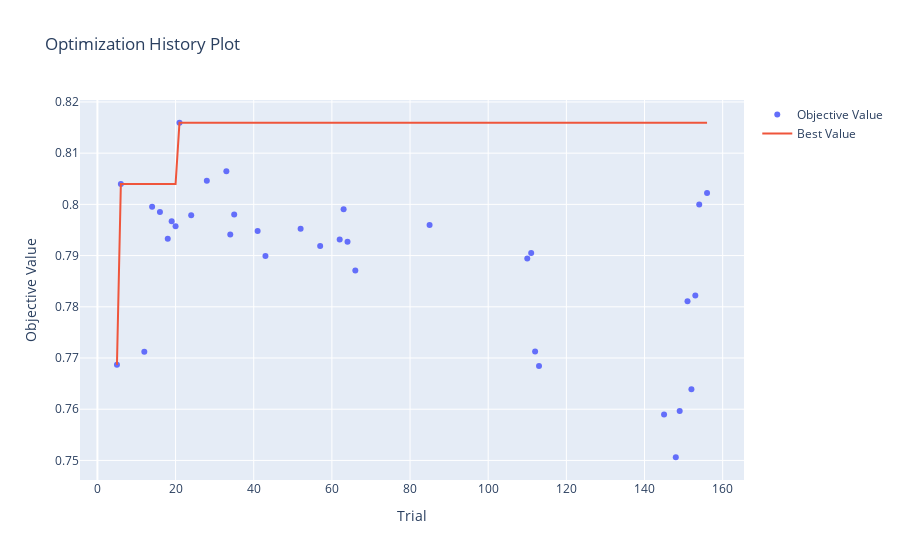

Notebook cell for this chart:
### Code cell
import optuna
import os 

import optuna.visualization as visualize
#import optuna.visualization.matplotlib as visualize
#refer to https://optuna.readthedocs.io/en/stable/tutorial/10_key_features/005_visualization.html#sphx-glr-tutorial-10-key-features-005-visualization-py 
#for how to plot stuff 


study = optuna.create_study()

#MUST be absolute path!
###100
#db_dir = "/direct/sdcc+u/dyhan316/VAE_ADHD/junbeom_finetuning/finetune_test/optuna_db/ADNI_ALZ_ADCN-freeze-cls-UKByAa64a-train_100-batch_32.db"
#db_dir = "./finetune_test/optuna_db/ADNI_ALZ_ADCN-freeze-cls-None-train_100-batch_32.db"

#db_dir = "/direct/sdcc+u/dyhan316/VAE_ADHD/junbeom_finetuning/finetune_test_same_seed/optuna_db/ADNI_ALZ_ADCN-freeze-cls-UKByAa64a-train_100-batch_32.db"

###20
#db_dir = "/direct/sdcc+u/dyhan316/VAE_ADHD/junbeom_finetuning/finetune_test/optuna_db/ADNI_ALZ_ADCN-freeze-cls-UKByAa64a-train_20-batch_32.db"
#db_dir = "/direct/sdcc+u/dyhan316/VAE_ADHD/junbeom_finetuning/finetune_test/optuna_db/ADNI_ALZ_ADCN-freeze-cls-None-train_20-batch_32.db"


#db_dir = "/direct/sdcc+u/dyhan316/VAE_ADHD/junbeom_finetuning/finetune_test/optuna_db/test-tune_all-cls-y-Aware_Contrastive_MRI_epoch_99-train_20.db"
#db_dir = "/direct/sdcc+u/dyhan316/VAE_ADHD/junbeom_finetuning/finetune_test/optuna_db/test-freeze-cls-None-train_20.db"


#db_dir = "./finetune_ABCD_fix_3_early_loss/optuna_db/ABCD_sex-tune_all-cls-UKByAa64a-train_80-batch_64.db"
#db_dir = "./finetune_ABCD_fix_3_early_loss/optuna_db/ABCD_sex-tune_all-cls-UKBsim64a-train_80-batch_64.db"


#full epoch
#db_dir = "/scratch/connectome/dyhan316/VAE_ADHD/junbeom_finetuning/finetune_ABCD_fix_3_full_epoch/optuna_db/ABCD_sex-tune_all-cls-UKByAa64a-train_80-batch_64.db"
#db_dir = "/scratch/connectome/dyhan316/VAE_ADHD/junbeom_finetuning/finetune_ABCD_fix_3_full_epoch/optuna_db/ADNI_ALZ_ADCN-tune_all-cls-UKByAa64a-train_80-batch_64.db"
#db_dir = "/scratch/connectome/dyhan316/VAE_ADHD/junbeom_finetuning/finetune_ABCD_fix_3_full_epoch/optuna_db/ADNI_ALZ_ADCN-tune_all-cls-None-train_80-batch_64.db"
#db_dir = "/scratch/connectome/dyhan316/VAE_ADHD/junbeom_finetuning/finetune_ABCD_fix_3_full_epoch/optuna_db/ADNI_ALZ_ADCN-tune_all-cls-UKByAg64c-train_80-batch_64.db"


#full epoch with better pruning (not full pruning), batchsize 32
#db_dir = "/scratch/connectome/dyhan316/VAE_ADHD/junbeom_finetuning/finetune_ABCD_fix_3_full_epoch/optuna_db/ABCD_sex-tune_all-cls-UKByAa64a-train_80-batch_32.db"

#db_dir = "/scratch/connectome/dyhan316/VAE_ADHD/junbeom_finetuning/finetune_trash/optuna_db/test-tune_all-cls-y-Aware_Contrastive_MRI_epoch_99-train_50-batch_8.db"


###########
###iterative strat with ABCD
#80 (differing lr schedulers
#db_dir = "/scratch/connectome/dyhan316/VAE_ADHD/junbeom_finetuning/finetune_RESULTS/test_lr_scheduler/custom_5/optuna_db/ABCD_sex-tune_all-cls-UKByAa64a-train_80-batch_32.db"
#db_dir = "/scratch/connectome/dyhan316/VAE_ADHD/junbeom_finetuning/finetune_RESULTS/test_lr_scheduler/lr_plateau/optuna_db/ABCD_sex-tune_all-cls-UKByAa64a-train_80-batch_32.db"
#db_dir = "/scratch/connectome/dyhan316/VAE_ADHD/junbeom_finetuning/finetune_RESULTS/test_lr_scheduler/null/optuna_db/ABCD_sex-tune_all-cls-UKByAa64a-train_80-batch_32.db"
#db_dir = "/scratch/connectome/dyhan316/VAE_ADHD/junbeom_finetuning/finetune_RESULTS/test_lr_scheduler/onecyclelr/optuna_db/ABCD_sex-tune_all-cls-UKByAa64a-train_80-batch_32.db"


#800
#db_dir = "/scratch/connectome/dyhan316/VAE_ADHD/junbeom_finetuning/finetune_RESULTS/test_1000_samples/optuna_db/ABCD_sex-tune_all-cls-UKByAa64a-train_800-batch_32.db"


#
#db_dir = "/scratch/connectome/dyhan316/VAE_ADHD/junbeom_finetuning/finetune_TEST_IF_EVAL_WORKS/optuna_db/ABCD_sex-tune_all-cls-UKByAa64a-train_80-batch_32.db"
#db_dir = "/scratch/connectome/dyhan316/VAE_ADHD/junbeom_finetuning/finetune_trash/optuna_db/test-tune_all-cls-y-Aware_Contrastive_MRI_epoch_99-train_20-batch_8.db"


######TEST_2,3
#db_dir = "/scratch/connectome/dyhan316/VAE_ADHD/junbeom_finetuning/finetune_RESULTS/TEST_2/only_iter_strat/optuna_db/ABCD_sex-tune_all-cls-UKByAa64a-train_80-batch_32.db"
#db_dir = "/scratch/connectome/dyhan316/VAE_ADHD/junbeom_finetuning/finetune_RESULTS/TEST_2/550_cosine_annealing_decay/optuna_db/ABCD_sex-tune_all-cls-UKByAa64a-train_550-batch_32.db"
#db_dir = "/scratch/connectome/dyhan316/VAE_ADHD/junbeom_finetuning/finetune_RESULTS/TEST_3/test_cosine_decay/optuna_db/ABCD_sex-tune_all-cls-UKByAa64a-train_80-batch_32.db"
#db_dir = "/scratch/connectome/dyhan316/VAE_ADHD/junbeom_finetuning/finetune_RESULTS/TEST_3/test_cosine_decay_full_epoch/optuna_db/ABCD_sex-tune_all-cls-UKByAa64a-train_80-batch_32.db"
#db_dir = "/scratch/connectome/dyhan316/VAE_ADHD/junbeom_finetuning/finetune_RESULTS/TEST_3/ADHD_600_imb_strat/optuna_db/ABCD_ADHD-tune_all-cls-UKByAa64a-train_600-batch_64.db"

######TEST4
#db_dir = "/scratch/connectome/dyhan316/VAE_ADHD/junbeom_finetuning/finetune_RESULTS/TEST_4/large_abcd_sex_64/optuna_db/ABCD_sex-tune_all-cls-UKByAa64a-train_7265-batch_64.db"
#db_dir = "/scratch/connectome/dyhan316/VAE_ADHD/junbeom_finetuning/finetune_RESULTS/TEST_4/large_abcd_sex/optuna_db/ABCD_sex-tune_all-cls-UKByAa64a-train_7265-batch_128.db"
#db_dir = "/scratch/connectome/dyhan316/VAE_ADHD/junbeom_finetuning/finetune_RESULTS/TEST_4/large_abcd_sex_64_lr_plateau/optuna_db/ABCD_sex-tune_all-cls-UKByAa64a-train_7265-batch_64.db"

#db_dir = "/scratch/connectome/dyhan316/VAE_ADHD/junbeom_finetuning/finetune_RESULTS/TEST_4/large_abcd_sex_64_shorter/optuna_db/ABCD_sex-tune_all-cls-UKByAa64a-train_7265-batch_64.db"
#db_dir = "/scratch/connectome/dyhan316/VAE_ADHD/junbeom_finetuning/finetune_RESULTS/TEST_4/large_abcd_sex_64_even_shorter/optuna_db/ABCD_sex-tune_all-cls-UKByAa64a-train_7265-batch_64.db"
#db_dir = "/scratch/connectome/dyhan316/VAE_ADHD/junbeom_finetuning/finetune_RESULTS/TEST_4/ADHD_strict_upweight/optuna_db/ABCD_ADHD_strict-tune_all-cls-UKByAa64a-train_2213-batch_64.db"
#db_dir = "/scratch/connectome/dyhan316/VAE_ADHD/junbeom_finetuning/finetune_RESULTS/TEST_4/ADHD_strict_balan_iter_strat_undone/optuna_db/ABCD_ADHD_strict-tune_all-cls-UKByAa64a-train_697-batch_64.db"


##ADHD
#db_dir = "/scratch/connectome/dyhan316/VAE_ADHD/junbeom_finetuning/finetune_RESULTS/TEST_4/ADHD_strict_balan_iter_strat_undone_no_prune/optuna_db/ABCD_ADHD_strict-tune_all-cls-UKByAa64a-train_697-batch_64.db"
#db_dir = "/scratch/connectome/dyhan316/VAE_ADHD/junbeom_finetuning/finetune_RESULTS/TEST_4/ADHD_strict_upweight_no_prune/optuna_db/ABCD_ADHD_strict-tune_all-cls-UKByAa64a-train_2213-batch_64.db"

##ADCN
#db_dir = "/scratch/connectome/dyhan316/VAE_ADHD/junbeom_finetuning/finetune_RESULTS/TEST_4/ADCN_100_samples_100_epoch_balan/optuna_db/ADNI_ALZ_ADCN-tune_all-cls-UKByAa64a-train_80-batch_64.db"
#db_dir = "/scratch/connectome/dyhan316/VAE_ADHD/junbeom_finetuning/finetune_RESULTS/TEST_4/ADCN_100_samples_100_epoch_balan_no_prune/optuna_db/ADNI_ALZ_ADCN-tune_all-cls-UKByAa64a-train_80-batch_64.db"

#####TEST5
##CHA ASDGDD
db_dir = "/scratch/connectome/dyhan316/VAE_ADHD/junbeom_finetuning/finetune_RESULTS/TEST_5/CHA_ASDGDD/optuna_db/CHA_ASDGDD-tune_all-cls-UKByAa64a-train_237-batch_32.db"
#db_dir = "/scratch/connectome/dyhan316/VAE_ADHD/junbeom_finetuning/finetune_RESULTS/TEST_5/CHA_ASDGDD/optuna_db/CHA_ASDGDD-tune_all-cls-None-train_237-batch_32.db"

url = "sqlite:///" + db_dir #os.path.abspath(os.path.join(os.getcwd(), db_dir)) #이건 왜 그런지 abs path로 안줘서 (그렇게 하려고 해도), 안되무!! 
storage = optuna.storages.RDBStorage(
    url = url,
    heartbeat_interval = 60, 
    grace_period = 120    
)
study = optuna.load_study(study_name = "test_study_name", 
                                storage = storage)

print(study.best_trial)

print(study.best_trial.value)

    
visualize.plot_optimization_history(study)#, )
#visualize.plot_intermediate_values(study)#,params = ["weight_decay", "learning_rate"])
#this doesn't work because I didn't use pruner, the intermediate values are not saved

#visualize.plot_pareto_front(study) #for 2~3 objectives

### Figure 1 — Plotly figure (JSON) as saved in the notebook; plotly's stock layout.template omitted (floating-point values rounded to 4 significant figures)
{"data": [{"mode": "markers", "name": "Objective Value", "type": "scatter", "x": [5, 6, 12, 14, 16, 18, 19, 20, 21, 24, 28, 33, 34, 35, 41, 43, 52, 57, 62, 63, 64, 66, 85, 110, 111, 112, 113, 145, 148, 149, 151, 152, 153, 154, 156], "y": [0.7687, 0.804, 0.7712, 0.7996, 0.7985, 0.7933, 0.7967, 0.7957, 0.8159, 0.7979, 0.8046, 0.8065, 0.7941, 0.798, 0.7948, 0.7899, 0.7953, 0.7919, 0.7931, 0.7991, 0.7927, 0.7871, 0.796, 0.7894, 0.7905, 0.7713, 0.7684, 0.759, 0.7506, 0.7596, 0.7811, 0.7639, 0.7822, 0.8, 0.8022]}, {"name": "Best Value", "type": "scatter", "x": [5, 6, 12, 14, 16, 18, 19, 20, 21, 24, 28, 33, 34, 35, 41, 43, 52, 57, 62, 63, 64, 66, 85, 110, 111, 112, 113, 145, 148, 149, 151, 152, 153, 154, 156], "y": [0.7687, 0.804, 0.804, 0.804, 0.804, 0.804, 0.804, 0.804, 0.8159, 0.8159, 0.8159, 0.8159, 0.8159, 0.8159, 0.8159, 0.8159, 0.8159, 0.8159, 0.8159, 0.8159, 0.8159, 0.8159, 0.8159, 0.8159, 0.8159, 0.8159, 0.8159, 0.8159, 0.8159, 0.8159, 0.8159, 0.8159, 0.8159, 0.8159, 0.8159]}], "layout": {"autosize": true, "title": {"text": "Optimization History Plot"}, "xaxis": {"autorange": true, "range": [-3.92, 164.9], "title": {"text": "Trial"}, "type": "linear"}, "yaxis": {"autorange": true, "range": [0.7452, 0.8213], "title": {"text": "Objective Value"}, "type": "linear"}}}
